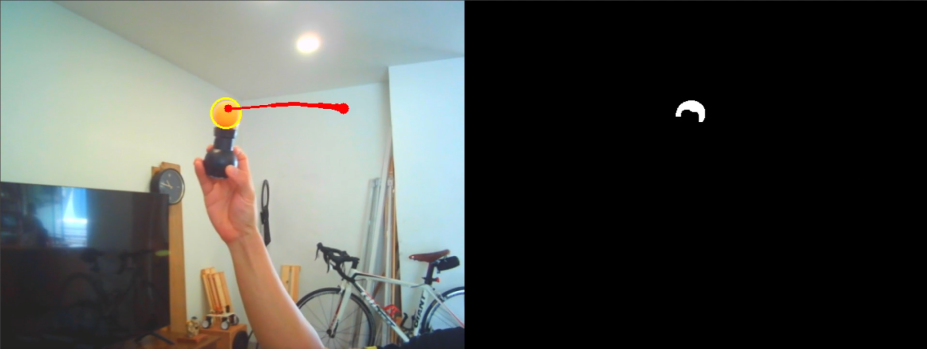
#> input picture tracking210617.PNG, 1854 x 697 px, given in place of the camera (shown at 1/2 size)
$ python 'ball tracking.py'
#> lines starting #> are read from the running program, lines starting #| are printed output that depends on the picture; after the words box and inside, x2 and y2 are one past the last pixel; in counts of white or black regions, pixels touching at a corner belong together
# import the necessary packages
from imutils.video import VideoStream
import numpy as np
import argparse
import cv2
import imutils
import time
import serial

# configure the serial connections (the parameters differs on the device you are connecting to)
myserial = serial.Serial(
    port='COM17',
    baudrate=9600,
    timeout = 0.1
)
myserial.isOpen()


def writeServo(x):
    setPoint = 300
    delta = x-setPoint
    inRange = [-300,300]
    outRange = [0,255]
    outMid = (float(outRange[0]) + outRange[1]) / 2

    out = float(delta) / (inRange[1] - inRange[0]) * (outRange[1] - outRange[0]) + outRange[0] + outMid
    myserial.write(f'{out}\n'.encode())


# construct the argument parse and parse the arguments
ap = argparse.ArgumentParser()
ap.add_argument("-v", "--video",
    help="path to the (optional) video file")
args = vars(ap.parse_args())

# PARAMETERS
RADIUS_MAX_SPEED = 5
PLANA_MAX_SPEED = 80
MAX_SKIP_FRAME = 10
greenLower = (15, 70, 220)
greenUpper = (30, 190, 255)

skipFrames = 0
history = []

# if a video path was not supplied, grab the reference
# to the webcam
if not args.get("video", False):
    vs = VideoStream(src=1).start()

# otherwise, grab a reference to the video file
else:
    vs = cv2.VideoCapture(args["video"])

# allow the camera or video file to warm up
time.sleep(2.0)

# keep looping
while True:
    # grab the current frame
    frame = vs.read()
#> frame is the input picture: shape (697, 1854, 3); mean B, G, R 75.7, 79.9, 77.3

    # handle the frame from VideoCapture or VideoStream
    frame = frame[1] if args.get("video", False) else frame

    # if we are viewing a video and we did not grab a frame,
    # then we have reached the end of the video
    if frame is None:
        break

    # resize the frame, blur it, and convert it to the HSV
    # color space
    frame = imutils.resize(frame, width=600)
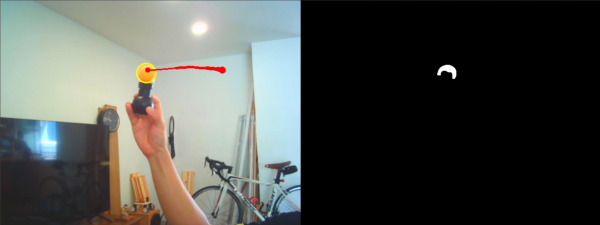
#> frame: shape (225, 600, 3); mean B, G, R 75.7, 79.9, 77.3
    frame = cv2.flip(frame,1)
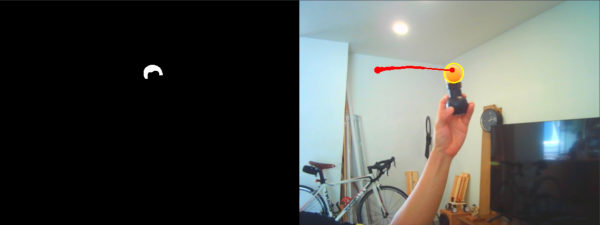
#> frame: shape (225, 600, 3); mean B, G, R 75.7, 79.9, 77.3
    blurred = cv2.GaussianBlur(frame, (13, 13), 0)
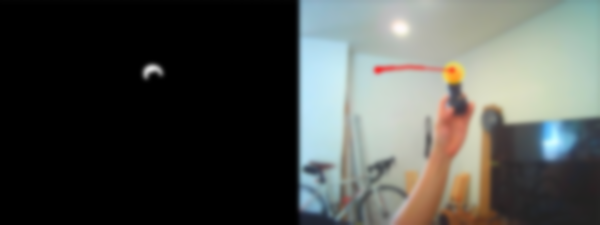
#> blurred: shape (225, 600, 3); mean B, G, R 75.8, 80, 77.3
    hsv = cv2.cvtColor(blurred, cv2.COLOR_BGR2HSV)
#> hsv: shape (225, 600, 3); mean H, S, V 32.3, 22.9, 84.7
    mask = cv2.inRange(hsv, greenLower, greenUpper)
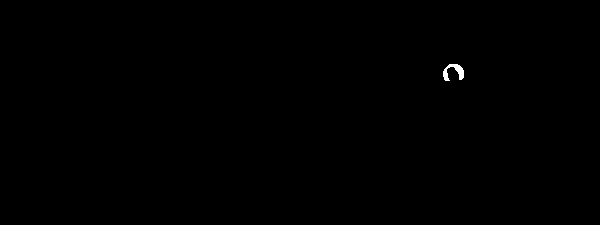
#> mask: shape (225, 600); 0.13% white; 1 white region, box (x1, y1, x2, y2) and area: (443, 64, 464, 81) 173
    mask = cv2.erode(mask, None, iterations=2)
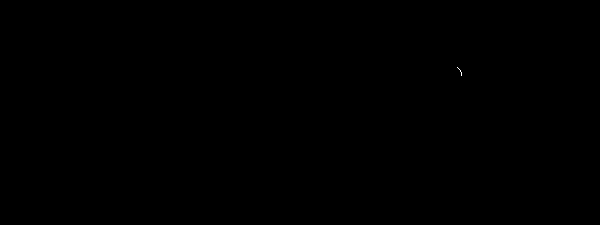
#> mask: shape (225, 600); 0.01% white in thin lines or dots, all inside (x1, y1, x2, y2) = (457, 67, 462, 76)
    mask = cv2.dilate(mask, None, iterations=2)
#> mask: shape (225, 600); 0.06% white; 1 white region

    # find contours in the mask and initialize the current
    # (x, y) center of the ball
    cnts = cv2.findContours(mask.copy(), cv2.RETR_EXTERNAL,
        cv2.CHAIN_APPROX_SIMPLE)
#> cnts = 1 contour; box (x1, y1, x2, y2) and area: (455, 65, 464, 78) 64
    cnts = imutils.grab_contours(cnts)
    center = None

    # only proceed if at least one contour was found
    if len(cnts) > 0:
        # find the largest contour in the mask, then use
        # it to compute the minimum enclosing circle and
        # centroid
        c = max(cnts, key=cv2.contourArea)
#> c = contour of 11 points, box (x1, y1, x2, y2) (455, 65, 464, 78), area 64
        ((x, y), radius) = cv2.minEnclosingCircle(c)
#> x = 459; y = 71; radius = 7.21
        M = cv2.moments(c)
#> M = moments, m00 64, centre m10/m00, m01/m00 = (459.4, 70.56)
        center = (int(M["m10"] / M["m00"]), int(M["m01"] / M["m00"]))
#> center = (459, 70)


        if len(history) > 0:
            previousTrack = history[-1]
            radiusOk = previousTrack["radius"] - RADIUS_MAX_SPEED < radius < previousTrack["radius"] + RADIUS_MAX_SPEED
            speedXok = previousTrack["center"][0] - PLANA_MAX_SPEED < x < previousTrack["center"][0] + PLANA_MAX_SPEED
            speedYok = previousTrack["center"][1] - PLANA_MAX_SPEED < y < previousTrack["center"][1] + PLANA_MAX_SPEED
            if radiusOk and speedXok and speedYok:
                history.append({
                    "radius": radius,
                    "center": center,
                })
                cv2.circle(frame, (int(x), int(y)), int(radius),(0, 255, 255), 2)
                cv2.circle(frame, center, 5, (0, 0, 255), -1)
            else:
                skipFrames += 1
                if skipFrames > MAX_SKIP_FRAME:
                    history.clear()
        else:
            history.append({
                "radius": radius,
                "center": center,
            })

    if len(history) < 2:
        continue

    # loop over the set of tracked points
    for i in range(1, len(history)):
        thickness = int(np.sqrt(64 / float(i + 1)) * 2.5)
        cv2.line(frame, history[i - 1]["center"], history[i]["center"], (0, 0, 255), thickness)

    if len(history) > 64:
        history.pop(0)

    # show the frame to our screen
    mask = cv2.cvtColor(mask, cv2.COLOR_GRAY2RGB)
    frame = cv2.hconcat([frame, mask])
    cv2.imshow("Frame", frame)


    latestTrack = history[-1]
    writeServo(latestTrack["center"][0])

    key = cv2.waitKey(1) & 0xFF

    # if the 'q' key is pressed, stop the loop
    if key == ord("q"):
        break

# if we are not using a video file, stop the camera video stream
if not args.get("video", False):
    vs.stop()

# otherwise, release the camera
else:
    vs.release()

# close all windows
cv2.destroyAllWindows()
